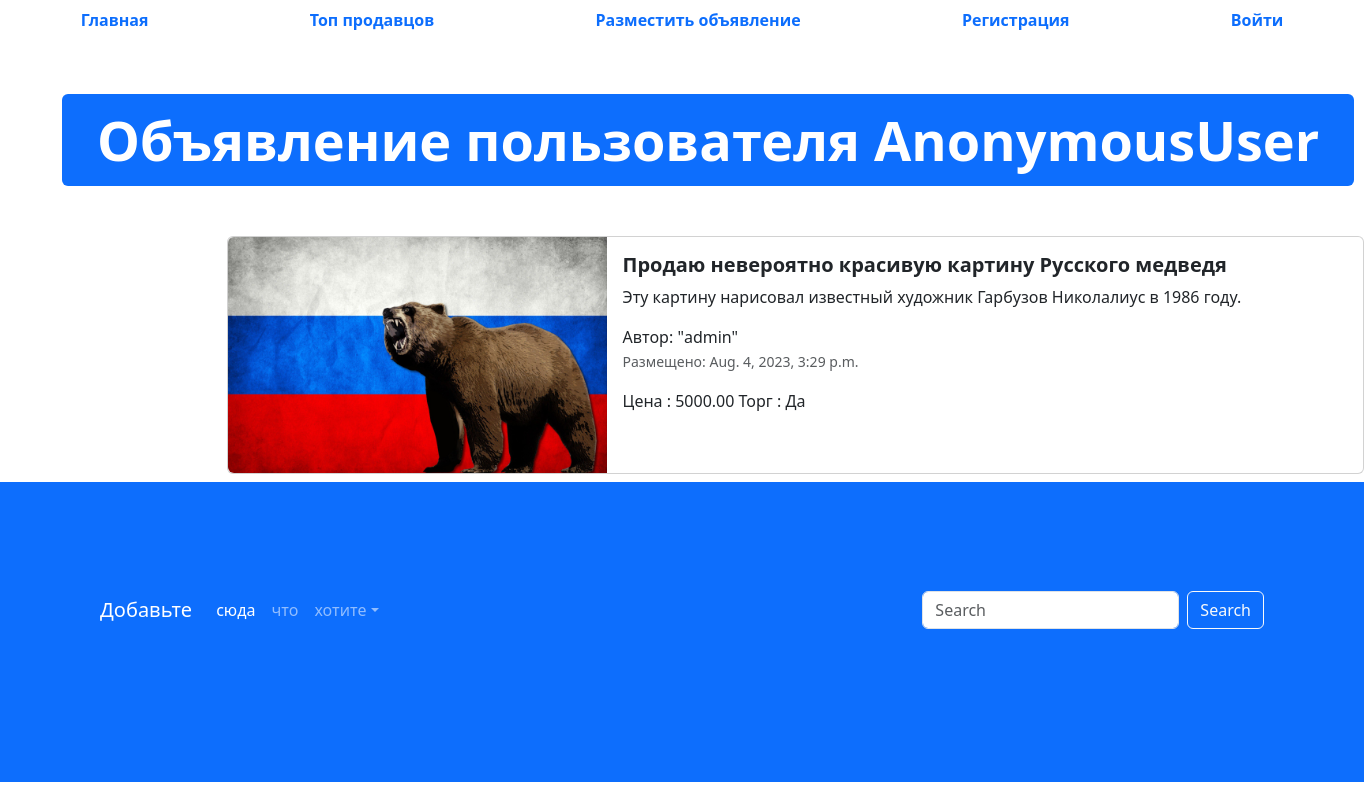
The page /advertisement/3 on the database its author committed.
### app_advertisements/models.py (models this page shows, shortened)
class Advertisement(models.Model):
    title = models.CharField('Заголовок', max_length=128)
    description = models.TextField('Описание')
    price = models.DecimalField('Цена', max_digits=10, decimal_places=2)
    auction = models.BooleanField('Торг', help_text='Уместен торг или нет')
    created_at = models.DateTimeField(auto_now_add=True)
    update_at = models.DateTimeField(auto_now=True)
    user = models.ForeignKey(User, verbose_name='Пользователь', on_delete=models.CASCADE)
    image = models.ImageField('Изображение', upload_to='advertisements/')
    class Meta:
        db_table = 'advertisements'

### app_advertisements/views.py (the view)
# urls.py: path('advertisement/<int:pk>', advertisement_detail, name='adv-detail')
def advertisement_detail(request, pk):
    advertisement = Advertisement.objects.get(id=pk)
    context = {"adv" : advertisement}
    return render(request, "app_advertisements/advertisement.html", context)

### templates/app_advertisements/advertisement.html (shortened to what this page needs)
{% extends 'base.html' %}
{% load static %}
{% block content %}
  <ul class="nav nav-pills sticky-top bg-white nav-fill">
    <li class="nav-item">
      <a class="nav-link" href="{% url 'main-page' %}">
        <span style="font-weight: bold;">Главная</span>
      </a>
    </li>
    <li class="nav-item">
      <a class="nav-link" href="{% url 'top-sellers' %}"><span style="font-weight: bold;">Топ продавцов</span>
      </a>
    </li>
    <li class="nav-item">
      <a class="nav-link" href="{% url 'adv-post' %}">
        <span style="font-weight: bold;">Разместить объявление</span>
      </a>
    </li>
    {% if not user.is_authenticated %}
    <li class="nav-item">
      <a class="nav-link" href="{% url 'register' %}">
        <span style="font-weight: bold;">Регистрация</span>
      </a>
    </li>
    <li class="nav-item">
      <a class="nav-link" href="{% url 'login' %}">
        <span style="font-weight: bold;">Войти</span>
      </a>
    </li>
    {% endif %}
  </ul>
  <div class="container" style="margin: 50px;">
    <div class="display-2">
      <span class="badge bg-primary">Объявление пользователя {{ user }}</span>
    </div>
  </div>
  <div class="col offset-2">
    <div class="card mb-2" style="max-width: 1200px; margin-top: 20px;">
      <div class="row g-0">
        <div class="col-md-4">
          <a href="#" class="nav-link">
            <img src="{% if adv.image %} {{ adv.image.url }} {% else %} {% static 'img/adv_img.png' %} {% endif %}" class="img-fluid rounded-start" alt="Card title">
          </a>
        </div>
        <div class="col">
          <div class="card-body">
            <h5 class="card-title">
              <a href="#" class="nav-link"><strong>{{ adv.title }}</strong></a>
            </h5>
            <p class="card-text">
              {{ adv.description }}
            </p>
            <span>Автор: "{{ adv.user }}"</span>
            <p class="card-text"><small class="text-muted">Размещено: {{ adv.created_at }}</small></p>
            <span>Цена : {{ adv.price }}</span>
            <span>Торг : {% if adv.auction %}Да{% else %}Нет{% endif %}</span>
          </div>
        </div>
      </div>
    </div>
  </div>
  <footer style="padding: 100px; min-height: 300px;" class="bg-primary">
    <nav class="navbar navbar-expand-sm navbar-dark">
      <a class="navbar-brand" href="#">Добавьте</a>
      <div class="collapse navbar-collapse" id="collapsibleNavId">
        <ul class="navbar-nav me-auto mt-2 mt-lg-0">
          <li class="nav-item">
            <a class="nav-link active" href="#" aria-current="page">сюда</a>
          </li>
          <li class="nav-item">
            <a class="nav-link" href="#">что</a>
          </li>
          <li class="nav-item dropdown">
            <a class="nav-link dropdown-toggle" href="#" id="dropdownId" data-bs-toggle="dropdown" aria-haspopup="true"
              aria-expanded="false">хотите</a>
          </li>
        </ul>
        <form class="d-flex my-2 my-lg-0">
          <input class="form-control me-sm-2" type="text" placeholder="Search">
          <button class="btn btn-outline-light my-2 my-sm-0" type="submit">Search</button>
      </form>
    </div>
  </nav>
</footer>
{% endblock %}

### rows shown on the page
Advertisement: image (picture), title "Продаю невероятно красивую картину Русского медведя", description "Эту картину нарисовал известный художник Гарбузов Николалиус в 1986 году.", user "admin", created_at "Aug. 4, 2023, 3:29 p.m.", price "5000.00"

### other values the page prints
{{ user }} "AnonymousUser"
